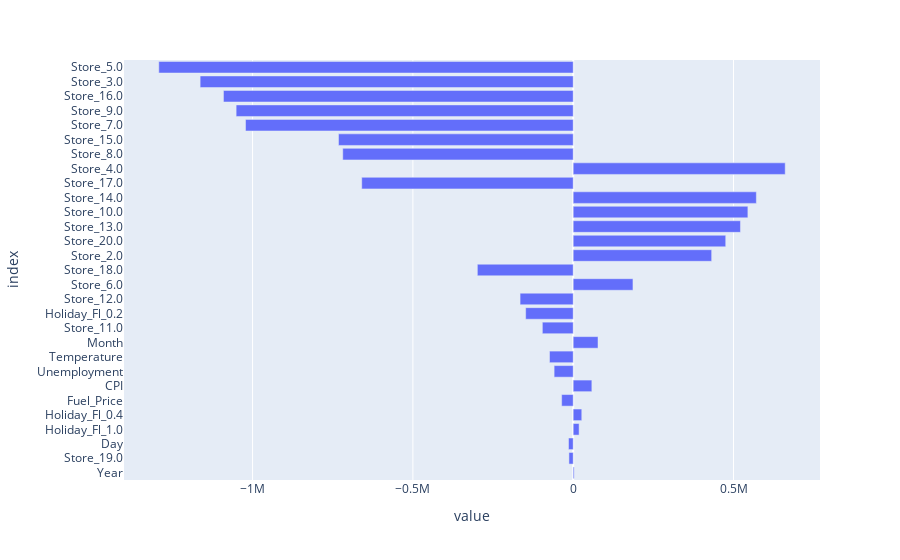

This figure's notebook cell:
### Code cell
fig = px.bar(feature_importance, orientation = 'h')
fig.update_layout(showlegend = False, 
                  margin = {'l': 120}# to avoid cropping of column names
                 )
fig.show()

### Figure 1 — Plotly figure (JSON) as saved in the notebook; plotly's stock layout.template omitted (floating-point values rounded to 4 significant figures)
{"data": [{"hovertemplate": "variable=coefficients<br>value=%{x}<br>index=%{y}<extra></extra>", "legendgroup": "coefficients", "marker": {"color": "#636efa", "pattern": {"shape": ""}}, "name": "coefficients", "orientation": "h", "showlegend": true, "textposition": "auto", "type": "bar", "x": [3041.0, -13330.0, -14640.0, 18380.0, 26730.0, -36040.0, 58170.0, -59530.0, -73900.0, 77380.0, -96220.0, -148300.0, -165700.0, 186400.0, -299000.0, 431800.0, 475700.0, 521600.0, 544800.0, 571200.0, -659600.0, 661200.0, -718700.0, -732000.0, -1022000.0, -1051000.0, -1091000.0, -1164000.0, -1292000.0], "xaxis": "x", "y": ["Year", "Store_19.0", "Day", "Holiday_Fl_1.0", "Holiday_Fl_0.4", "Fuel_Price", "CPI", "Unemployment", "Temperature", "Month", "Store_11.0", "Holiday_Fl_0.2", "Store_12.0", "Store_6.0", "Store_18.0", "Store_2.0", "Store_20.0", "Store_13.0", "Store_10.0", "Store_14.0", "Store_17.0", "Store_4.0", "Store_8.0", "Store_15.0", "Store_7.0", "Store_9.0", "Store_16.0", "Store_3.0", "Store_5.0"], "yaxis": "y"}], "layout": {"barmode": "relative", "legend": {"title": {"text": "variable"}, "tracegroupgap": 0}, "margin": {"l": 120, "t": 60}, "showlegend": false, "xaxis": {"anchor": "y", "domain": [0, 1], "title": {"text": "value"}}, "yaxis": {"anchor": "x", "domain": [0, 1], "title": {"text": "index"}}}}
